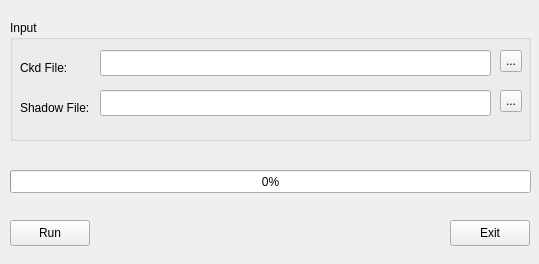
<ui version="4.0" >
 <class>DasdIsupClass</class>
 <widget class="QWidget" name="DasdIsupClass" >
  <property name="geometry" >
   <rect>
    <x>0</x>
    <y>0</y>
    <width>539</width>
    <height>264</height>
   </rect>
  </property>
  <property name="windowTitle" >
   <string>DasdIsup</string>
  </property>
  <widget class="QGroupBox" name="groupBox" >
   <property name="geometry" >
    <rect>
     <x>10</x>
     <y>20</y>
     <width>521</width>
     <height>121</height>
    </rect>
   </property>
   <property name="title" >
    <string>Input</string>
   </property>
   <widget class="QLineEdit" name="filename" >
    <property name="geometry" >
     <rect>
      <x>90</x>
      <y>30</y>
      <width>391</width>
      <height>26</height>
     </rect>
    </property>
   </widget>
   <widget class="QToolButton" name="browseFileButton" >
    <property name="geometry" >
     <rect>
      <x>490</x>
      <y>30</y>
      <width>22</width>
      <height>22</height>
     </rect>
    </property>
    <property name="text" >
     <string>...</string>
    </property>
   </widget>
   <widget class="QLabel" name="label" >
    <property name="geometry" >
     <rect>
      <x>10</x>
      <y>40</y>
      <width>71</width>
      <height>16</height>
     </rect>
    </property>
    <property name="text" >
     <string>Ckd File:</string>
    </property>
   </widget>
   <widget class="QLineEdit" name="shadowFile" >
    <property name="geometry" >
     <rect>
      <x>90</x>
      <y>70</y>
      <width>391</width>
      <height>26</height>
     </rect>
    </property>
   </widget>
   <widget class="QToolButton" name="browseSfButton" >
    <property name="geometry" >
     <rect>
      <x>490</x>
      <y>70</y>
      <width>22</width>
      <height>22</height>
     </rect>
    </property>
    <property name="text" >
     <string>...</string>
    </property>
   </widget>
   <widget class="QLabel" name="label_2" >
    <property name="geometry" >
     <rect>
      <x>10</x>
      <y>80</y>
      <width>71</width>
      <height>16</height>
     </rect>
    </property>
    <property name="text" >
     <string>Shadow File:</string>
    </property>
   </widget>
  </widget>
  <widget class="QPushButton" name="runButton" >
   <property name="geometry" >
    <rect>
     <x>10</x>
     <y>220</y>
     <width>80</width>
     <height>26</height>
    </rect>
   </property>
   <property name="text" >
    <string>Run</string>
   </property>
  </widget>
  <widget class="QPushButton" name="exitButton" >
   <property name="geometry" >
    <rect>
     <x>450</x>
     <y>220</y>
     <width>80</width>
     <height>26</height>
    </rect>
   </property>
   <property name="text" >
    <string>Exit</string>
   </property>
  </widget>
  <widget class="QProgressBar" name="progressBar" >
   <property name="geometry" >
    <rect>
     <x>10</x>
     <y>170</y>
     <width>521</width>
     <height>23</height>
    </rect>
   </property>
   <property name="maximum" >
    <number>100</number>
   </property>
   <property name="value" >
    <number>0</number>
   </property>
  </widget>
 </widget>
 <layoutdefault spacing="6" margin="11" />
 <resources/>
 <connections/>
</ui>
